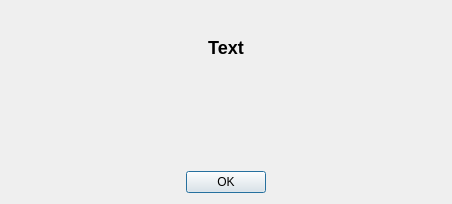
<?xml version="1.0" encoding="UTF-8"?>
<ui version="4.0">
 <class>HumanAccessDialog</class>
 <widget class="QDialog" name="HumanAccessDialog">
  <property name="geometry">
   <rect>
    <x>0</x>
    <y>0</y>
    <width>452</width>
    <height>204</height>
   </rect>
  </property>
  <property name="windowTitle">
   <string>Dialog</string>
  </property>
  <layout class="QGridLayout" name="gridLayout">
   <item row="1" column="1">
    <widget class="QLabel" name="lblText">
     <property name="sizePolicy">
      <sizepolicy hsizetype="Expanding" vsizetype="Preferred">
       <horstretch>0</horstretch>
       <verstretch>0</verstretch>
      </sizepolicy>
     </property>
     <property name="text">
      <string/>
     </property>
     <property name="alignment">
      <set>Qt::AlignCenter</set>
     </property>
    </widget>
   </item>
   <item row="0" column="0" colspan="2">
    <widget class="QLabel" name="lblTime">
     <property name="text">
      <string>&lt;h2&gt;Text&lt;/h2&gt;</string>
     </property>
     <property name="alignment">
      <set>Qt::AlignCenter</set>
     </property>
    </widget>
   </item>
   <item row="2" column="0" colspan="2">
    <widget class="QDialogButtonBox" name="buttonBox">
     <property name="orientation">
      <enum>Qt::Horizontal</enum>
     </property>
     <property name="standardButtons">
      <set>QDialogButtonBox::Ok</set>
     </property>
     <property name="centerButtons">
      <bool>true</bool>
     </property>
    </widget>
   </item>
   <item row="1" column="0">
    <widget class="QLabel" name="lblIcon">
     <property name="text">
      <string/>
     </property>
     <property name="alignment">
      <set>Qt::AlignCenter</set>
     </property>
    </widget>
   </item>
  </layout>
 </widget>
 <resources/>
 <connections>
  <connection>
   <sender>buttonBox</sender>
   <signal>accepted()</signal>
   <receiver>HumanAccessDialog</receiver>
   <slot>accept()</slot>
   <hints>
    <hint type="sourcelabel">
     <x>248</x>
     <y>254</y>
    </hint>
    <hint type="destinationlabel">
     <x>157</x>
     <y>274</y>
    </hint>
   </hints>
  </connection>
  <connection>
   <sender>buttonBox</sender>
   <signal>rejected()</signal>
   <receiver>HumanAccessDialog</receiver>
   <slot>reject()</slot>
   <hints>
    <hint type="sourcelabel">
     <x>316</x>
     <y>260</y>
    </hint>
    <hint type="destinationlabel">
     <x>286</x>
     <y>274</y>
    </hint>
   </hints>
  </connection>
 </connections>
</ui>
